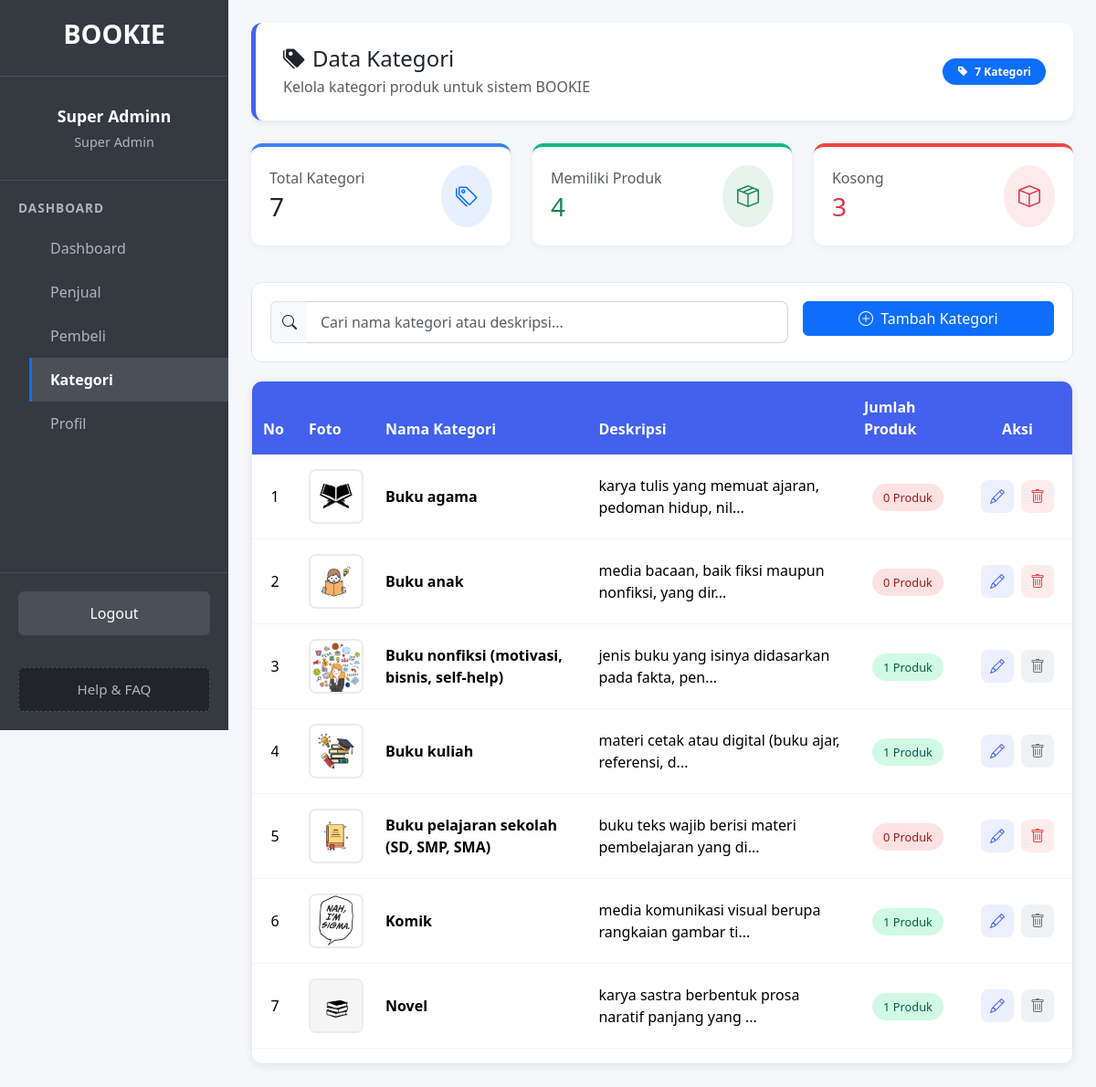
The app's page /super_admin/kategori.php (signed in) with its own data.
### tables this page shows
CREATE TABLE `kategori` (
  `id` int(11) NOT NULL,
  `nama_kategori` varchar(100) NOT NULL,
  `deskripsi` text DEFAULT NULL,
  `foto` varchar(255) DEFAULT NULL
);

### super_admin/kategori.php (the view, shortened to what this page needs)
<?php
include "../config/database.php";
if (isset($_SESSION['user']['id'])) {
    mysqli_query($conn, "
        UPDATE users
        SET last_activity = NOW()
        WHERE id = '{$_SESSION['user']['id']}'
    ");
}
$search = isset($_GET['search']) ? mysqli_real_escape_string($conn, $_GET['search']) : '';
$query = "SELECT
            k.id,
            k.nama_kategori,
            k.deskripsi,
            k.foto,
            COUNT(p.id) AS jumlah_produk
          FROM kategori k
          LEFT JOIN produk p ON p.kategori_id = k.id";
$query .= " GROUP BY k.id
            ORDER BY k.id DESC";
$data = mysqli_query($conn, $query);
$total_kategori = mysqli_num_rows($data);
?>
<!DOCTYPE html>
<html lang="id">
<head>
    <link href="https://cdn.jsdelivr.net/npm/bootstrap@5.3.2/dist/css/bootstrap.min.css" rel="stylesheet">
    <link rel="stylesheet" href="https://cdn.jsdelivr.net/npm/bootstrap-icons@1.11.0/font/bootstrap-icons.css">
    <link href="includes/sidebar.css" rel="stylesheet">
</head>
<body>
    <div class="main-container">
        <?php include "includes/sidebar.php"; ?>
        <div class="main-content">
            <div class="content-wrapper">
                <div class="page-header">
                    <div class="d-flex justify-content-between align-items-center">
                        <div>
                            <h4 class="mb-1"><i class="bi bi-tags-fill me-2"></i>Data Kategori</h4>
                            <p class="text-muted mb-0">Kelola kategori produk untuk sistem BOOKIE</p>
                        </div>
                        <div class="badge bg-primary rounded-pill p-2 px-3">
                            <i class="bi bi-tag-fill me-1"></i> <?= $total_kategori ?> Kategori
                        </div>
                    </div>
                </div>
                <div class="row mb-4">
                    <div class="col-md-4 mb-3">
                        <div class="stats-card stats-total">
                            <div class="d-flex justify-content-between align-items-center">
                                <div>
                                    <h6 class="text-muted mb-1">Total Kategori</h6>
                                    <h3 class="mb-0"><?= $total_kategori ?></h3>
                                </div>
                                <div class="icon-circle bg-primary bg-opacity-10 text-primary p-3 rounded-circle">
                                    <i class="bi bi-tags fs-4"></i>
                                </div>
                            </div>
                        </div>
                    </div>
                    <?php
                    $stats_with_products = 0;
                    $stats_empty = 0;
                    if (mysqli_num_rows($data) > 0) {
                        mysqli_data_seek($data, 0);
                        while ($k = mysqli_fetch_assoc($data)) {
                            if ($k['jumlah_produk'] > 0) {
                                $stats_with_products++;
                            } else {
                                $stats_empty++;
                            }
                        }
                        mysqli_data_seek($data, 0);
                    }
                    ?>
                    <div class="col-md-4 mb-3">
                        <div class="stats-card stats-with-products">
                            <div class="d-flex justify-content-between align-items-center">
                                <div>
                                    <h6 class="text-muted mb-1">Memiliki Produk</h6>
                                    <h3 class="mb-0 text-success"><?= $stats_with_products ?></h3>
                                </div>
                                <div class="icon-circle bg-success bg-opacity-10 text-success p-3 rounded-circle">
                                    <i class="bi bi-box-seam fs-4"></i>
                                </div>
                            </div>
                        </div>
                    </div>
                    <div class="col-md-4 mb-3">
                        <div class="stats-card stats-empty">
                            <div class="d-flex justify-content-between align-items-center">
                                <div>
                                    <h6 class="text-muted mb-1">Kosong</h6>
                                    <h3 class="mb-0 text-danger"><?= $stats_empty ?></h3>
                                </div>
                                <div class="icon-circle bg-danger bg-opacity-10 text-danger p-3 rounded-circle">
                                    <i class="bi bi-box fs-4"></i>
                                </div>
                            </div>
                        </div>
                    </div>
                </div>
                <div class="search-container">
                    <div class="row g-3">
                        <div class="col-md-8">
                            <form method="GET" class="input-group">
                                <span class="input-group-text bg-light border-end-0">
                                    <i class="bi bi-search"></i>
                                </span>
                                <input type="text" class="form-control border-start-0" name="search"
                                       placeholder="Cari nama kategori atau deskripsi..."
                                       value="<?= htmlspecialchars($search) ?>">
                            </form>
                        </div>
                        <div class="col-md-4">
                            <button class="btn btn-primary w-100" data-bs-toggle="modal" data-bs-target="#modalForm">
                                <i class="bi bi-plus-circle me-1"></i> Tambah Kategori
                            </button>
                        </div>
                    </div>
                </div>
                <div class="card">
                    <div class="card-body p-0">
                        <div class="table-responsive">
                            <table class="table table-hover">
                                <thead>
                                    <tr>
                                        <th width="50">No</th>
                                        <th width="80">Foto</th>
                                        <th>Nama Kategori</th>
                                        <th>Deskripsi</th>
                                        <th width="120">Jumlah Produk</th>
                                        <th width="120" class="text-center">Aksi</th>
                                    </tr>
                                </thead>
                                <tbody>
                                    <?php if (mysqli_num_rows($data) > 0): ?>
                                        <?php $no = 1; while ($k = mysqli_fetch_assoc($data)):
                                            $img = (!empty($k['foto']) && file_exists("../uploads/kategori/" . $k['foto']))
                                                ? "../uploads/kategori/" . $k['foto']
                                                : "../assets/img/kategori.png";
                                            $has_products = $k['jumlah_produk'] > 0;
                                        ?>
                                            <tr>
                                                <td class="text-center"><?= $no++ ?></td>
                                                <td class="text-center">
                                                    <img src="<?= $img ?>" class="category-photo"
                                                         alt="<?= htmlspecialchars($k['nama_kategori']) ?>">
                                                </td>
                                                <td>
                                                    <strong><?= htmlspecialchars($k['nama_kategori']) ?></strong>
                                                </td>
                                                <td>
                                                    <?php if ($k['deskripsi']): ?>
                                                        <span data-bs-toggle="tooltip" title="<?= htmlspecialchars($k['deskripsi']) ?>">
                                                            <?= strlen($k['deskripsi']) > 50 ? substr($k['deskripsi'], 0, 50) . '...' : $k['deskripsi'] ?>
                                                        </span>
                                                    <?php else: ?>
                                                        <span class="text-muted">-</span>
                                                    <?php endif; ?>
                                                </td>
                                                <td class="text-center">
                                                    <span class="badge-products <?= $has_products ? 'badge-with-products' : 'badge-no-products' ?>">
                                                        <?= $k['jumlah_produk'] ?> Produk
                                                    </span>
                                                </td>
                                                <td>
                                                    <div class="action-buttons">
                                                        <button class="btn-action btn-edit"
                                                                data-bs-toggle="modal"
                                                                data-bs-target="#modalForm"
                                                                data-id="<?= $k['id'] ?>"
                                                                data-nama="<?= htmlspecialchars($k['nama_kategori']) ?>"
                                                                data-deskripsi="<?= htmlspecialchars($k['deskripsi']) ?>"
                                                                title="Edit Kategori">
                                                            <i class="bi bi-pencil"></i>
                                                        </button>
                                                        <?php if (!$has_products): ?>
                                                            <a href="?hapus=<?= $k['id'] ?>"
                                                               onclick="return confirm('Apakah Anda yakin ingin menghapus kategori <?= htmlspecialchars($k['nama_kategori']) ?>?')"
                                                               class="btn-action btn-delete"
                                                               title="Hapus Kategori">
                                                                <i class="bi bi-trash"></i>
                                                            </a>
                                                        <?php else: ?>
                                                            <button class="btn-action btn-disabled" disabled
                                                                    title="Tidak dapat menghapus kategori yang memiliki produk">
                                                                <i class="bi bi-trash"></i>
                                                            </button>
                                                        <?php endif; ?>
                                                    </div>
                                                </td>
                                            </tr>
                                        <?php endwhile; ?>
                                    <?php endif; ?>
                                </tbody>
                            </table>
                        </div>
                    </div>
                </div>
            </div>
        </div>
    </div>
</body>
</html>

### records on screen
kategori: foto (picture), nama_kategori "Buku agama", deskripsi "karya tulis yang memuat ajaran, pedoman hidup, nil", jumlah_produk "0"
kategori: foto (picture), nama_kategori "Buku anak", deskripsi "media bacaan, baik fiksi maupun nonfiksi, yang dir", jumlah_produk "0"
kategori: foto (picture), nama_kategori "Buku nonfiksi (motivasi, bisnis, self-help)", deskripsi "jenis buku yang isinya didasarkan pada fakta, pen", jumlah_produk "1"
kategori: foto (picture), nama_kategori "Buku kuliah", deskripsi "materi cetak atau digital (buku ajar, referensi, d", jumlah_produk "1"
kategori: foto (picture), nama_kategori "Buku pelajaran sekolah (SD, SMP, SMA)", deskripsi "buku teks wajib berisi materi pembelajaran yang di", jumlah_produk "0"
kategori: foto (picture), nama_kategori "Komik", deskripsi "media komunikasi visual berupa rangkaian gambar ti", jumlah_produk "1"
kategori: foto (picture), nama_kategori "Novel", deskripsi "karya sastra berbentuk prosa naratif panjang yang", jumlah_produk "1"

### other values on screen
$namaUser "Super Adminn"
str_replace('_', ' ', $roleUser) "Super Admin"
$item['label'] "Dashboard"
$item['label'] "Penjual"
$item['label'] "Pembeli"
$item['label'] "Kategori"
$item['label'] "Profil"
$total_kategori "7"
$stats_with_products "4"
$stats_empty "3"
